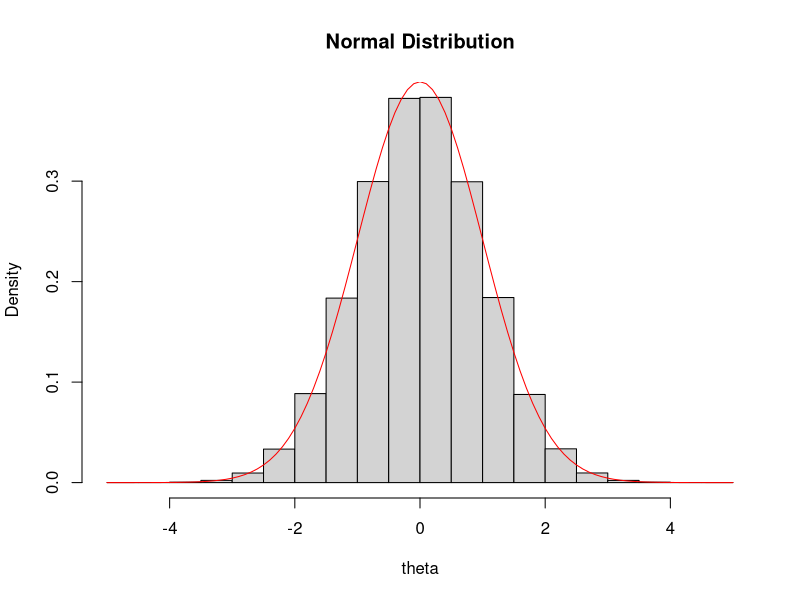
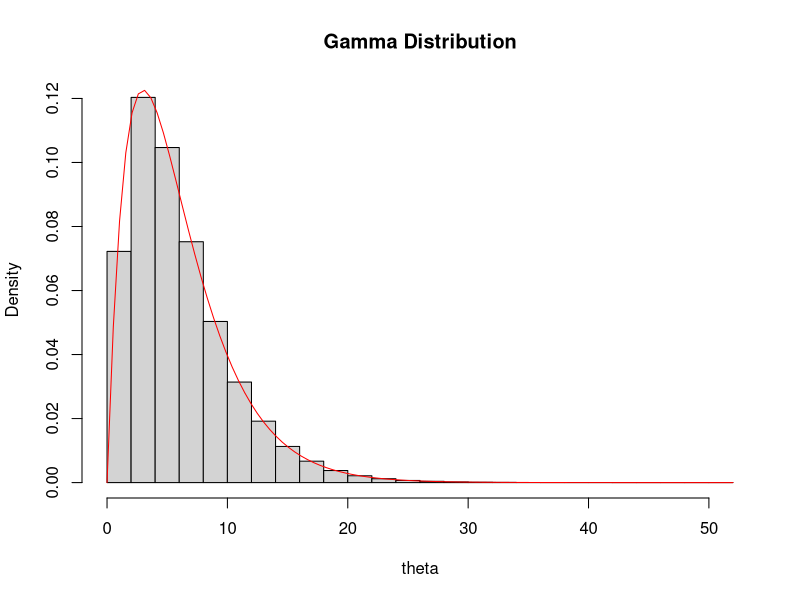
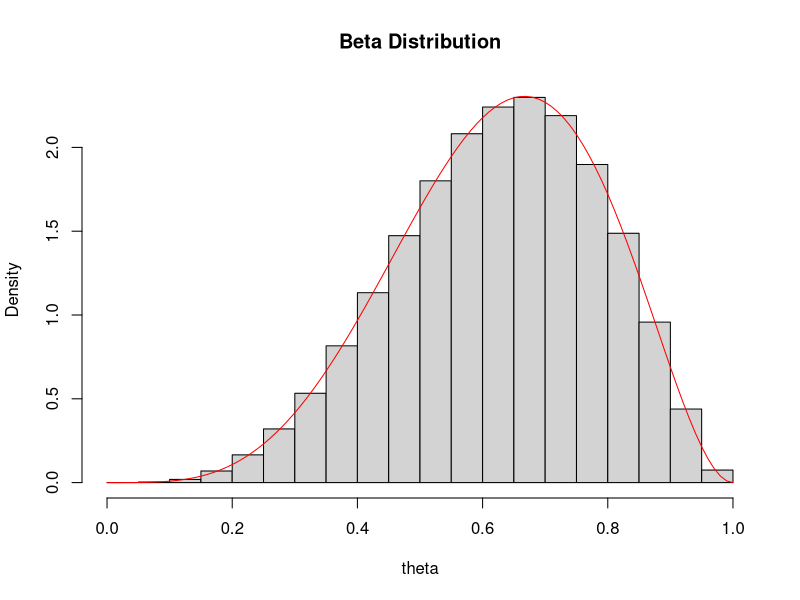

R code for these plots, in order:
#######################################################################
## Project: Bayesian Statistics
## Script purpose: Approximate properties of various normal, gamma, and beta distributions.
## Date: 2020-05-02
## Author: Rahul Sharma
#######################################################################

#######################################################################
# Normal Distribution
#######################################################################

set.seed(1)

n = 1e6
mean = 0
sd = 1

theta = rnorm(n, mean, sd)
hist(theta, prob=TRUE, main = "Normal Distribution")
curve(dnorm(x, mean, sd), col="red", add=TRUE)

# comparing sample mean with the parameter ??, as defined above
mean(theta)
mean

# comparing sample variance with the true expected variance defined as ??^2
var(theta)
sd^2

#######################################################################
# Gamma Distribution
#######################################################################

a = 2
b = 1/3

theta = rgamma(n, a, b)
hist(theta, prob=TRUE, main = "Gamma Distribution")
curve(dgamma(x, a, b), col="red", add=TRUE)

# comparing sample mean with the true expected mean defined as E[X] = a/b
mean(theta)
a/b

# comparing sample variance with the true expected variance defined as var[X] = a/b^2
var(theta)
a/b^2

#######################################################################
# Beta Distribution
#######################################################################

a = 5
b = 3

theta = rbeta(n, a, b)
hist(theta, prob=TRUE, main = "Beta Distribution")
curve(dbeta(x, a, b), col="red", add=TRUE)

# comparing sample mean with the true expected mean defined as E[X] = a/(a+b)
mean(theta)
a/(a + b)

# comparing sample variance with the true expected variance defined as var[X] = a*b/((a+b)^2*(a+b+1))
var(theta)
a*b/((a+b)^2*(a+b+1))

